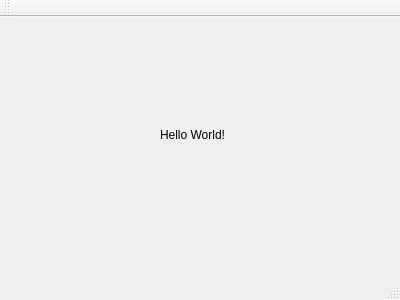
<?xml version="1.0" encoding="UTF-8"?>
<ui version="4.0">
 <class>MainWindow</class>
 <widget class="QMainWindow" name="MainWindow">
  <property name="geometry">
   <rect>
    <x>0</x>
    <y>0</y>
    <width>400</width>
    <height>300</height>
   </rect>
  </property>
  <property name="windowTitle">
   <string>MainWindow</string>
  </property>
  <widget class="QWidget" name="centralWidget">
   <widget class="QLabel" name="label">
    <property name="geometry">
     <rect>
      <x>160</x>
      <y>110</y>
      <width>75</width>
      <height>16</height>
     </rect>
    </property>
    <property name="text">
     <string>Hello World!</string>
    </property>
   </widget>
  </widget>
  <widget class="QMenuBar" name="menuBar">
   <property name="geometry">
    <rect>
     <x>0</x>
     <y>0</y>
     <width>400</width>
     <height>19</height>
    </rect>
   </property>
  </widget>
  <widget class="QToolBar" name="mainToolBar">
   <attribute name="toolBarArea">
    <enum>TopToolBarArea</enum>
   </attribute>
   <attribute name="toolBarBreak">
    <bool>false</bool>
   </attribute>
  </widget>
  <widget class="QStatusBar" name="statusBar"/>
 </widget>
 <layoutdefault spacing="6" margin="11"/>
 <resources/>
 <connections/>
</ui>
